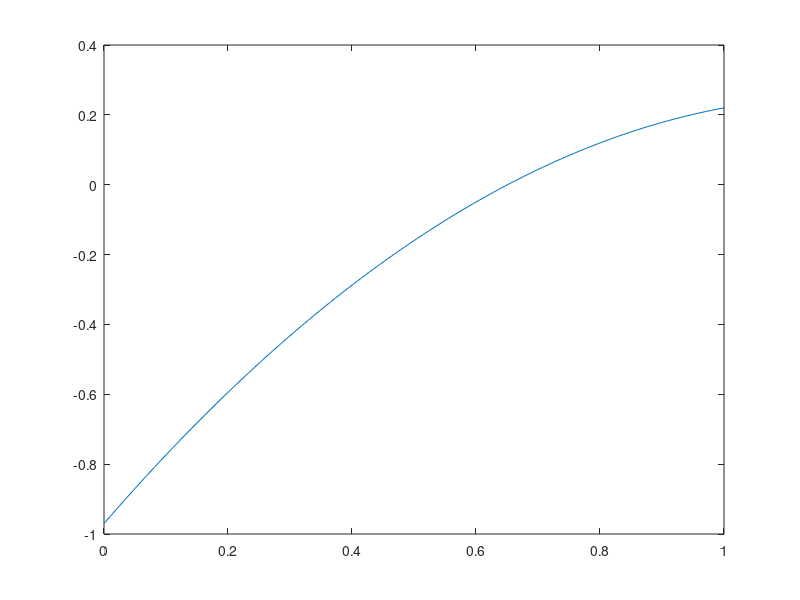

MATLAB code to generate this figure:
%y3(t) 
T_3 = 2;
t = linspace(0,1,100);
x = 0.86*t.^2-2.05*t+0.97;
for i = 1:100
    if i%2==1
        x(i)=-x(i);
    else x(i)=x(i);
    end
end
plot(t,x);
functie = @(x) 0.86*x.^2-2.05*x+0.97;
CC = integral(functie,0,T_3)*1/T_3
